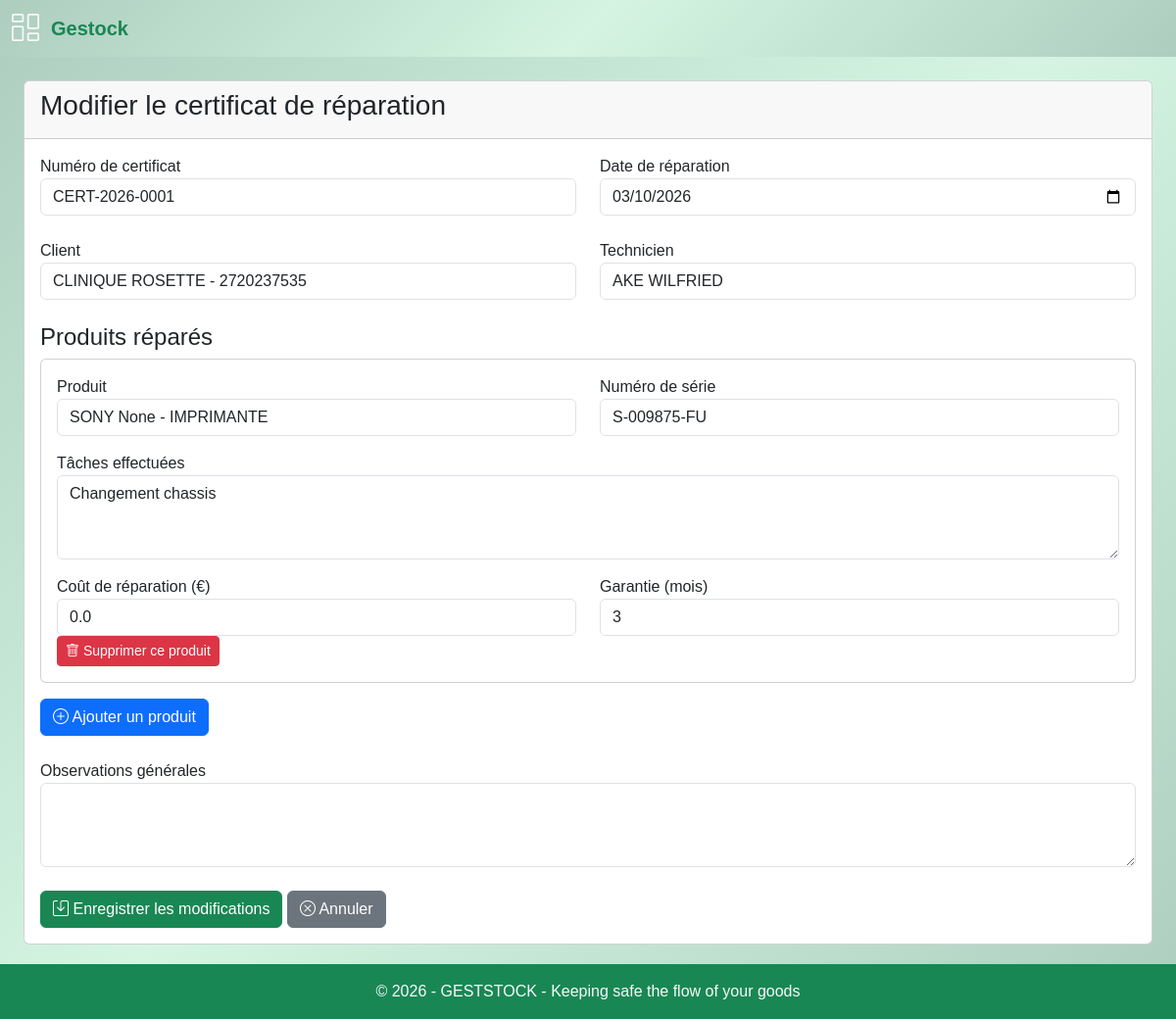
Screenshot of /certificats/1/modifier with the database file from the repository.
### models.py (models this page shows, shortened)
class CertificatReparation(db.Model):
    __tablename__ = "certificat_reparation"
    id = db.Column(db.Integer, primary_key=True)
    numero_certificat = db.Column(db.String(50), unique=True, nullable=False, index=True)
    date_creation = db.Column(db.DateTime, default=datetime.utcnow)
    date_reparation = db.Column(db.Date, nullable=False)
    observations = db.Column(db.Text)
    technicien = db.Column(db.String(100))
    client_id = db.Column(db.Integer, db.ForeignKey('client.id'), nullable=False)
    client = db.relationship('Client', backref='certificats_reparation')
    reparations = db.relationship('ReparationDetail', back_populates='certificat',
                                  cascade='all, delete-orphan', lazy='joined')

class ReparationDetail(db.Model):
    __tablename__ = "reparation_detail"
    id = db.Column(db.Integer, primary_key=True)
    taches_effectuees = db.Column(db.Text, nullable=False)
    cout_reparation = db.Column(db.Float, default=0.0)
    garantie_mois = db.Column(db.Integer, default=3)
    numero_serie = db.Column(db.String(100), nullable=False)
    certificat_id = db.Column(db.Integer, db.ForeignKey('certificat_reparation.id'), nullable=False)
    produit_id = db.Column(db.Integer, db.ForeignKey('produit.id'), nullable=False)
    certificat = db.relationship('CertificatReparation', back_populates='reparations')
    produit = db.relationship('Produit', backref='reparations')

### routes.py (the view, shortened to what this page needs)
@app.route('/certificats/<int:id>/modifier', methods=['GET', 'POST'])
def modifier_certificat(id):
    certificat = CertificatReparation.query.get_or_404(id)
    form = CertificatReparationForm(obj=certificat, certificat_id=id)
    form.client_id.choices = [(0, 'Choisir un client')] + [
        (c.id, f"{c.nom_client} - {c.telephone}") for c in Client.query.order_by(Client.nom_client).all()
    ]
    produits = Produit.query.order_by(Produit.marque, Produit.model, Produit.nom_produit).all()
    produits_choices = [(0, 'Choisir un produit')] + [
        (p.id, f"{p.marque} {p.model} - {p.nom_produit}") for p in produits
    ]
    if request.method == 'GET':
        form.reparations = []
        for reparation in certificat.reparations:
            reparation_form = ReparationDetailForm()
            reparation_form.produit_id.choices = produits_choices
            reparation_form.produit_id.data = reparation.produit_id
            reparation_form.numero_serie.data = reparation.numero_serie
            reparation_form.taches_effectuees.data = reparation.taches_effectuees
            reparation_form.cout_reparation.data = reparation.cout_reparation
            reparation_form.garantie_mois.data = reparation.garantie_mois
            reparation_form.id.data = reparation.id
            form.reparations.append(reparation_form)
        if len(form.reparations) == 0:
            empty_form = ReparationDetailForm()
            empty_form.produit_id.choices = produits_choices
            form.reparations.append(empty_form)
    return render_template('certificats_modifier.html',
                         form=form,
                         certificat=certificat,
                         produits=produits,
                         produits_choices=produits_choices)

### forms.py (shortened to what this page needs)
class CertificatReparationForm(FlaskForm):
    numero_certificat = StringField('Numéro de certificat',
                                   validators=[Optional()],
                                   render_kw={"readonly": True})
    date_reparation = DateField('Date de réparation',
                               validators=[DataRequired()],
                               format='%Y-%m-%d')
    client_id = SelectField('Client', coerce=int, validators=[DataRequired()])
    observations = TextAreaField('Observations générales', validators=[Optional()])
    technicien = StringField('Technicien', validators=[Optional(), Length(max=100)])
    reparations = FieldList(FormField(ReparationDetailForm), min_entries=1)
    def __init__(self, *args, **kwargs):
        self.certificat_id = kwargs.pop('certificat_id', None)
        super(CertificatReparationForm, self).__init__(*args, **kwargs)

class ReparationDetailForm(FlaskForm):
    class Meta:
        csrf = True
    produit_id = SelectField('Produit', coerce=int, validators=[DataRequired()])
    numero_serie = StringField('Numéro de série',
                              validators=[DataRequired(), Length(min=1, max=100)],
                              render_kw={"placeholder": "Ex: SN-2024-001"})
    taches_effectuees = TextAreaField('Tâches effectuées',
                                     validators=[DataRequired(), Length(min=5)],
                                     render_kw={"rows": 3})
    cout_reparation = FloatField('Coût de réparation (€)', default=0.0, validators=[Optional()])
    garantie_mois = IntegerField('Garantie (mois)', default=3, validators=[Optional()])
    id = HiddenField()
    def __init__(self, *args, **kwargs):
        super(ReparationDetailForm, self).__init__(*args, **kwargs)
        self.produit_id.choices = [(0, 'Chargement...')]

### app.py (called while the page is built)
@app.after_request
def close_db_connection(response):
    try:
        db.session.close()
    except:
        pass
    return response

### routes.py (called while the page is built)
@app.after_request
def disable_cache(response):
    response.headers["Cache-Control"] = "no-store, no-cache, must-revalidate, private"
    response.headers["Pragma"] = "no-cache"
    response.headers["Expires"] = "0"
    return response

@app.context_processor
def utility_processor():
    def is_active(prefix):
        return request.endpoint and prefix in request.endpoint
    return dict(is_active=is_active)

### templates/certificats_modifier.html (shortened to what this page needs)
{% extends "base.html" %}
{% block content %}
<div class="container-fluid mt-4">
    <div class="row">
        <div class="col-12">
            <div class="card">
                <div class="card-header">
                    <h3>Modifier le certificat de réparation</h3>
                </div>
                <div class="card-body">
                    <form method="POST" id="certificatForm">
                        <div class="row mb-4">
                            <div class="col-md-6">
                                <div class="form-group">
                                    {{ form.numero_certificat.label }}
                                    {{ form.numero_certificat(class="form-control", readonly=true) }}
                                </div>
                            </div>
                            <div class="col-md-6">
                                <div class="form-group">
                                    {{ form.date_reparation.label }}
                                    {{ form.date_reparation(class="form-control", type="date") }}
                                </div>
                            </div>
                        </div>
                        <div class="row mb-4">
                            <div class="col-md-6">
                                <div class="form-group">
                                    {{ form.client_id.label }}
                                    {{ form.client_id(class="form-control") }}
                                </div>
                            </div>
                            <div class="col-md-6">
                                <div class="form-group">
                                    {{ form.technicien.label }}
                                    {{ form.technicien(class="form-control") }}
                                </div>
                            </div>
                        </div>
                        <div class="mb-4">
                            <h4>Produits réparés</h4>
                            <div id="reparations-container">
                                {% for reparation in form.reparations %}
                                <div class="reparation-item card mb-3" data-index="{{ loop.index0 }}">
                                    <div class="card-body">
                                        <div class="row">
                                            <div class="col-md-6">
                                                <div class="form-group">
                                                    {{ reparation.produit_id.label }}
                                                    {{ reparation.produit_id(class="form-control produit-select") }}
                                                </div>
                                            </div>
                                            <div class="col-md-6">
                                                <div class="form-group">
                                                    {{ reparation.numero_serie.label }}
                                                    {{ reparation.numero_serie(class="form-control") }}
                                                </div>
                                            </div>
                                        </div>
                                        <div class="row mt-3">
                                            <div class="col-md-12">
                                                <div class="form-group">
                                                    {{ reparation.taches_effectuees.label }}
                                                    {{ reparation.taches_effectuees(class="form-control", rows=3) }}
                                                </div>
                                            </div>
                                        </div>
                                        <div class="row mt-3">
                                            <div class="col-md-6">
                                                <div class="form-group">
                                                    {{ reparation.cout_reparation.label }}
                                                    {{ reparation.cout_reparation(class="form-control", step="0.01") }}
                                                </div>
                                            </div>
                                            <div class="col-md-6">
                                                <div class="form-group">
                                                    {{ reparation.garantie_mois.label }}
                                                    {{ reparation.garantie_mois(class="form-control") }}
                                                </div>
                                            </div>
                                        </div>
                                        <button type="button" class="btn btn-danger btn-sm remove-reparation">
                                            <i class="bi bi-trash"></i> Supprimer ce produit
                                        </button>
                                    </div>
                                </div>
                                {% endfor %}
                            </div>
                            <button type="button" class="btn btn-primary" id="add-reparation">
                                <i class="bi bi-plus-circle"></i> Ajouter un produit
                            </button>
                        </div>
                        <div class="mb-4">
                            <div class="form-group">
                                {{ form.observations.label }}
                                {{ form.observations(class="form-control", rows=3) }}
                            </div>
                        </div>
                        <div class="form-group">
                            <button type="submit" class="btn btn-success">
                                <i class="bi bi-save"></i> Enregistrer les modifications
                            </button>
                            <a href="{{ url_for('voir_certificat', id=certificat.id) }}" class="btn btn-secondary">
                                <i class="bi bi-x-circle"></i> Annuler
                            </a>
                        </div>
                    </form>
                </div>
            </div>
        </div>
    </div>
</div>
{% endblock %}

### static/style/styles.css (style rules this page uses)
html { height: 100%; }
body { margin: 0; font-family: Arial, sans-serif; }
.bg-gradient-success { background: linear-gradient(135deg, #adcdbf, #d5f5e2, #adcdbf); }

### templates/base.html (style rules this page uses)
html, body { height: 100%; margin: 0; overflow: hidden; }
body { display: flex; flex-direction: column; min-height: 100vh; overflow: hidden; }
main .row { height: 100%; overflow: hidden; }

### rows the page displays
CertificatReparation: numero_certificat "CERT-2026-0001", date_reparation "03/10/2026", client_id "CLINIQUE ROSETTE - 2720237535", technicien "AKE WILFRIED"
ReparationDetail: produit_id "SONY None - IMPRIMANTE", numero_serie "S-009875-FU", taches_effectuees "Changement chassis", cout_reparation "0.0", garantie_mois "3"

### other values shown
{{ reparation.produit_id.label }} "Produit"
{{ reparation.numero_serie.label }} "Numéro de série"
{{ reparation.taches_effectuees.label }} "Tâches effectuées"
{{ reparation.cout_reparation.label }} "Coût de réparation (€)"
{{ reparation.garantie_mois.label }} "Garantie (mois)"
